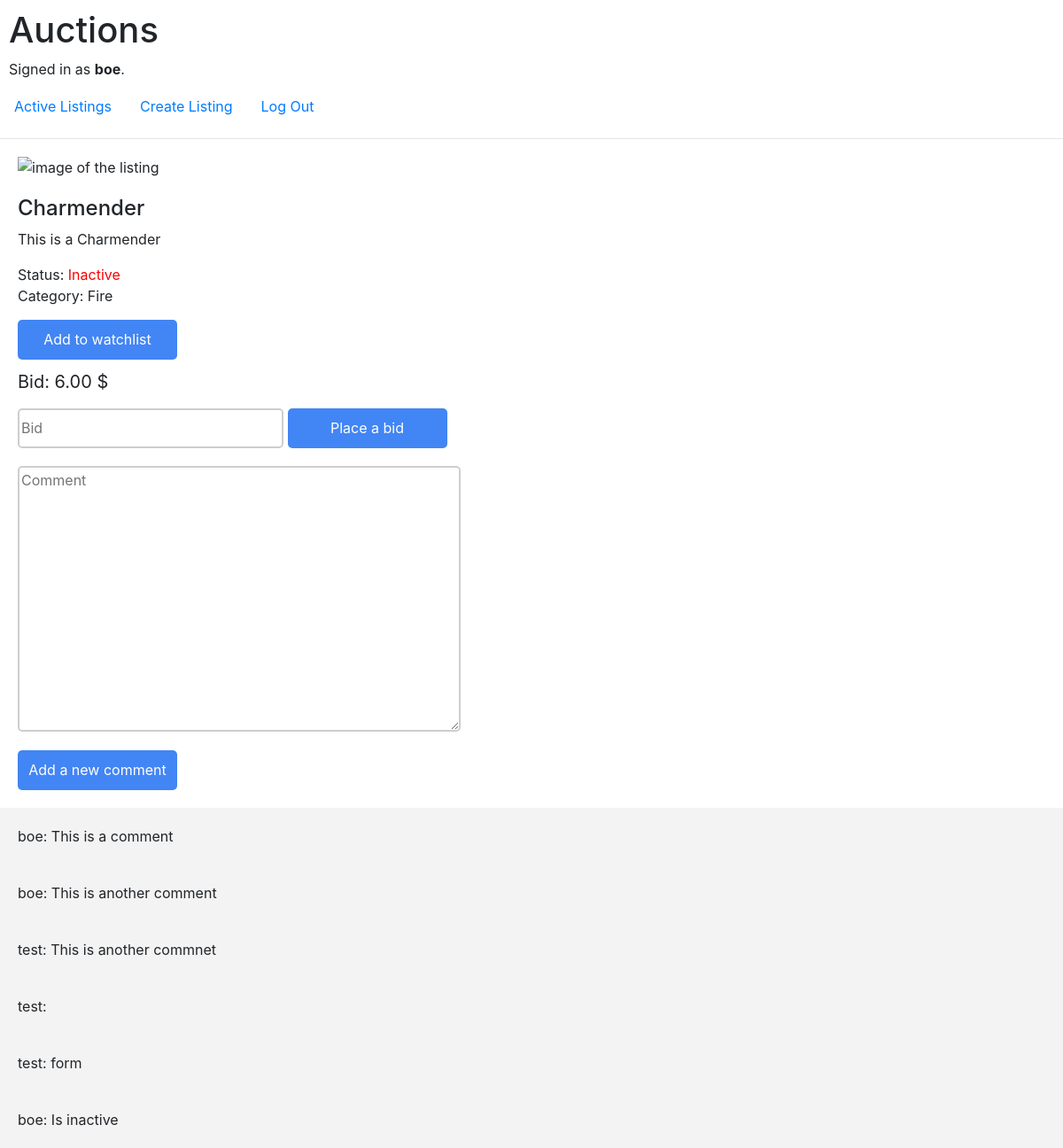
The page /1 (signed in) on the database its author committed.
### auctions/models.py (models this page shows, shortened)
class User(AbstractUser):
    pass

class AuctionListing(models.Model):
    title = models.CharField(max_length=64)
    price = models.ForeignKey(Bids, on_delete=models.CASCADE, related_name="bid_ammount")
    description = models.CharField(max_length=640)
    image_url = models.CharField(max_length=2048, blank=True, default="https://i.stack.imgur.com/mwFzF.png")
    owner = models.ForeignKey(User, on_delete=models.CASCADE, related_name="user")
    watch_list = models.ManyToManyField(User, blank=True, related_name="watch_list")
    is_active = models.BooleanField(default=True)
    category = models.ForeignKey(Categories, on_delete=models.CASCADE, null=True, blank=True, related_name="categories",)

class Categories(models.Model):
    category_title = models.CharField(max_length=32)
    def __str__(self):
        return f"{self.category_title}"

class Bids(models.Model):
    user = models.ForeignKey(User, on_delete=models.CASCADE)
    amount = models.DecimalField(max_digits=10, decimal_places=2, default=0)

class Comments(models.Model):
    comment = models.CharField(max_length=640)
    user = models.ForeignKey(User, on_delete=models.CASCADE)

### auctions/views.py (the view)
# urls.py: path("<int:listing_id>", views.listing_page, name="listing_page"),
def listing_page(request, listing_id):
    listing = AuctionListing.objects.get(pk=listing_id)
    current_user = request.user
    if current_user == listing.owner:
        is_owner = True
    else:
        is_owner = False
    current_bid = listing.price
    if current_user in listing.watch_list.all():
        is_in_watchlist = True
    else :
        is_in_watchlist = False
    comments = Comments.objects.filter(listing = listing)
    is_active = listing.is_active
    bid_winner = Bids.objects.latest('user')
    if is_active == False and current_user == bid_winner.user:
        is_winner = True
    else:
        is_winner = False
    return render(request, "auctions/listing_page.html",{
        "listing":listing,
        "is_in_watchlist":is_in_watchlist,
        "bid":current_bid.amount,
        "comments":comments,
        "is_active":is_active,
        "is_owner":is_owner,
        "is_winner":is_winner
        })

### auctions/templates/auctions/listing_page.html (shortened to what this page needs)
{% extends "auctions/layout.html" %}
{% block body %}
    <div class="listing_wrapper">
        <img src="{{listing.image_url}}" alt="image of the listing">
        <h4>{{listing.title}}</h4>
        <p>{{listing.description}}</p>
        {% if is_active %}
            Status: <span class="active">Active</span>
            {% if is_owner %}
                <form action ="{% url 'close_listing' listing_id=listing.id %}">
                    {% csrf_token %}
                    <input type="submit" value="Close listing" class="watch_list_btn">
                </form>
            {% endif %}
        {% else %}
                {% if is_winner %}
                <span class="congrats">Congratulations! You've won this bid!</span>
                {% else %}
                Status: <span class="inactive">Inactive</span>
                {% endif %}
        {% endif %}
        <br>
            Category: {{listing.category}}
        {% if user.is_authenticated %}
            {% if is_in_watchlist %}
                <form action="{% url 'remove_from_watchlist' listing_id=listing.id %}">
                    {% csrf_token %}
                    <input class="watch_list_btn" type="submit" value ='Remove from watchlist'>
                </form>
            {% else %}
                <form action="{% url 'add_to_watchlist' listing_id=listing.id %}">
                    <input class="watch_list_btn" type="submit" value ='Add to watchlist'>
                </form>
            {% endif %}
            <div class="price">Bid: {{bid}} $</div>
            <form action="{% url 'update_bids' listing_id=listing.id %}" method="POST">
                <input type="number" placeholder="Bid" value="{{bids}}" name="new_bid" class="text_form">
                <input type="submit" value ='Place a bid' class="watch_list_btn">
            </form>
            <form action="{% url 'add_comment' listing_id=listing.id %}" method="POST">
                <textarea placeholder="Comment" name="comment" class="comment_form" rows="1" cols="50" wrap="physical"></textarea>
                <br>
                <input type="submit" value ='Add a new comment' class="watch_list_btn">
            </form>
        {% endif %}
    </div>
        <div class="comments">
        {% for comment in comments %}
            <div class="each_comment">
                <span>{{comment.user}}:</span>
                <span>{{comment.comment}}</span>
                <br>
            </div>
        {% endfor %}
        </div>
{% endblock %}

### auctions/templates/auctions/layout.html (shortened to what this page needs)
{% load static %}
<!DOCTYPE html>
<html lang="en">
    <head>
        <link rel="stylesheet" href="https://stackpath.bootstrapcdn.com/bootstrap/4.4.1/css/bootstrap.min.css">
        <link href="{% static 'auctions/styles.css' %}" rel="stylesheet">
    </head>
    <body>
        <div class="nav_bar">
            <h1>Auctions</h1>
            <div>
                {% if user.is_authenticated %}
                    Signed in as <strong>{{ user.username }}</strong>.
                {% else %}
                    Not signed in.
                {% endif %}
            </div>
        </div>
        <ul class="nav">
            <li class="nav-item">
                <a class="nav-link" href="{% url 'active_listings' %}">Active Listings</a>
            </li>
            {% if user.is_authenticated %}
                <li class="nav-item">
                    <a class="nav-link" href="{% url 'create_listing' %}">Create Listing</a>
                </li>
                <li class="nav-item">
                    <a class="nav-link" href="{% url 'logout' %}">Log Out</a>
                </li>
            {% endif %}
        </ul>
        <hr>
        {% block body %}
        {% endblock %}
    </body>
</html>

### auctions/static/auctions/styles.css (style rules this page uses)
.nav_bar { margin: 10px; }
.listing_wrapper { margin:20px; }
.listing_wrapper img { margin-bottom:20px; max-width: 300px; }
.watch_list_btn { margin-top: 15px; border-radius: 5px; width: 180px; height: 45px; color: white; background-color: #4285F4; border: none; }
.comments { background-color: #f3f3f3; }
.each_comment { padding: 20px 20px ; }
.text_form { width: 300px; height: 45px; border-radius: 5px; border: 2px solid #cecece; }
.comment_form { margin-top: 20px; width: 500px; height: 300px; border-radius: 5px; border: 2px solid #cecece; }
.price { margin-top: 10px; font-size: 20px; }
.inactive { color: red; }

### rows shown on the page
User: username "boe"
AuctionListing: title "Charmender", description "This is a Charmender", category "Fire"
Bids: amount "6.00"
Comments: user "boe", comment "This is a comment"
Comments: user "boe", comment "This is another comment"
Comments: user "test", comment "This is another commnet"
Comments: user "test"
Comments: user "test", comment "form"
Comments: user "boe", comment "Is inactive"
